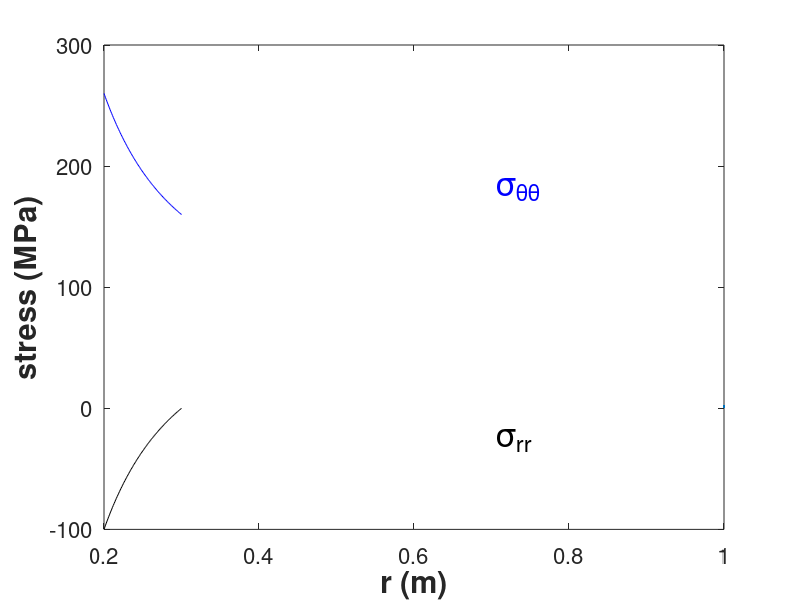

This chart was generated by the following MATLAB code:

% calculate and plot stresses in a pipe under pressure
clear all;clc;close all;

set(0,'defaultaxesfontsize',16);

a=0.2; % internal radius in m
b=0.3; % external radius in m
p_i=100*10^6; % internal pressure in Pa
p_o=0; % external pressure in Pa

r=a:0.001:b;

s_radial=-p_i*((b./r).^2-1)./((b/a)^2-1)...
         -p_o*(1-(a./r).^2)./(1-(a/b)^2);
s_hoop=p_i*((b./r).^2+1)./((b/a)^2-1)...
         -p_o*(1+(a./r).^2)./(1-(a/b)^2);

figure(1)
plot(r,s_radial/10^6,'k',r,s_hoop/10^6,'b-',LineWidth=1.5)
xlabel('r (m)','FontWeight','bold','FontSize',22);
ylabel('stress (MPa)','FontWeight','bold','FontSize',22);
annotation(figure(1),'textbox',...
    [0.620833333333332 0.224701942093684 0.0395833333333344 0.0869330471071773],...
    'String',{'\sigma_{rr}'},'FontSize',24,'FitBoxToText','off',...
    'EdgeColor',[1 1 1],'BackgroundColor',[1 1 1]);
annotation(figure(1),'textbox',...
    [0.620052083333331 0.643168464771867 0.0395833333333343 0.0869330471071769],...
    'Color',[0 0 1],'String','\sigma_{\theta\theta}','FontSize',24,...
    'FitBoxToText','off','EdgeColor',[1 1 1],'BackgroundColor',[1 1 1]);

